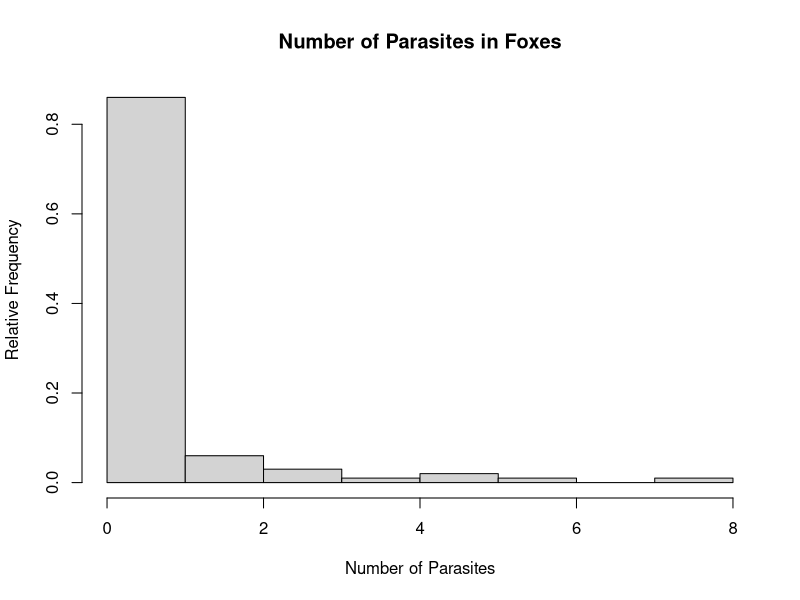

Source code (R):
# WMS Ex. 1.37 (a) - Relative frequency histogram representing
# number of foxes with certain parasites.


fp <- c(rep(0, 69), rep(1, 17), rep(2, 6),
        rep(3, 3), 4, rep(5, 2), 6, 8)


hist(fp,
     freq = FALSE,
     main = "Number of Parasites in Foxes",
     xlab = "Number of Parasites",
     ylab = "Relative Frequency")


pdf("ex1_37_a.pdf")
dev.off()
